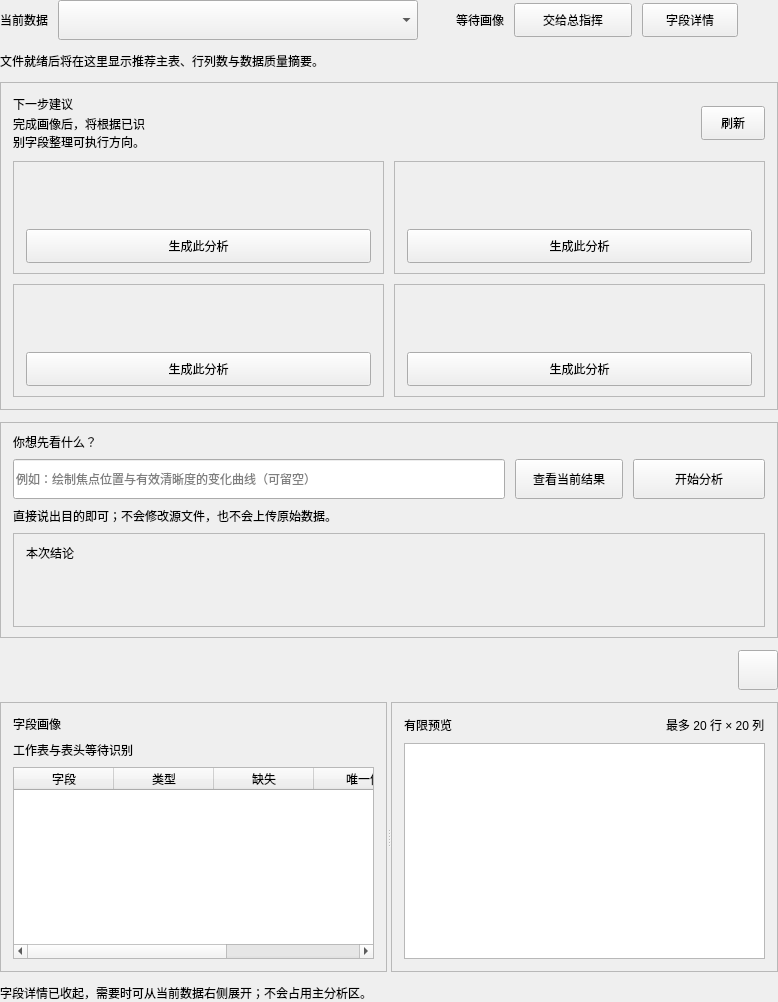
<widget class="QWidget" name="dataReadyState"><layout class="QVBoxLayout" name="dataReadyLayout">
<property name="spacing"><number>12</number></property>
<property name="leftMargin"><number>0</number></property>
<property name="topMargin"><number>0</number></property>
<property name="rightMargin"><number>0</number></property>
<property name="bottomMargin"><number>0</number></property>
<item><layout class="QHBoxLayout" name="dataDatasetSelectionLayout">
<property name="spacing"><number>10</number></property>
<item><widget class="QLabel" name="dataDatasetLabel"><property name="text"><string>当前数据</string></property></widget></item>
<item><widget class="QComboBox" name="dataDatasetCombo"><property name="minimumSize"><size><width>360</width><height>40</height></size></property><property name="toolTip"><string>选择已经导入到本机受控数据工作区的文件</string></property></widget></item>
<item><widget class="QWidget" name="dataActivityIndicatorHost"><property name="minimumSize"><size><width>18</width><height>18</height></size></property><property name="maximumSize"><size><width>18</width><height>18</height></size></property></widget></item><item><widget class="QLabel" name="dataProfileStatus"><property name="objectName"><string>badgeBlue</string></property><property name="text"><string>等待画像</string></property><property name="alignment"><set>Qt::AlignmentFlag::AlignCenter</set></property></widget></item>
<item><widget class="QPushButton" name="dataDelegateButton"><property name="objectName"><string>secondaryButton</string></property><property name="minimumSize"><size><width>118</width><height>34</height></size></property><property name="text"><string>交给总指挥</string></property><property name="toolTip"><string>带入当前已画像的数据文件与分析目标，由总指挥创建只读分析任务</string></property></widget></item>
<item><widget class="QToolButton" name="dataProfileToggleButton"><property name="objectName"><string>ghostButton</string></property><property name="minimumSize"><size><width>96</width><height>34</height></size></property><property name="maximumSize"><size><width>116</width><height>34</height></size></property><property name="checkable"><bool>true</bool></property><property name="text"><string>字段详情</string></property><property name="toolTip"><string>展开字段画像与有限行预览</string></property></widget></item>
<item><spacer name="dataDatasetSelectionFill"><property name="orientation"><enum>Qt::Orientation::Horizontal</enum></property><property name="sizeHint" stdset="0"><size><width>40</width><height>20</height></size></property></spacer></item>
</layout></item><item><widget class="QLabel" name="dataDatasetMeta"><property name="objectName"><string>subText</string></property><property name="text"><string>文件就绪后将在这里显示推荐主表、行列数与数据质量摘要。</string></property></widget></item>
<item><widget class="QFrame" name="dataRecommendationFrame"><property name="visible"><bool>false</bool></property><property name="frameShape"><enum>QFrame::Shape::StyledPanel</enum></property><layout class="QVBoxLayout" name="dataRecommendationLayout"><property name="spacing"><number>10</number></property><property name="leftMargin"><number>12</number></property><property name="topMargin"><number>12</number></property><property name="rightMargin"><number>12</number></property><property name="bottomMargin"><number>12</number></property><item><layout class="QHBoxLayout" name="dataRecommendationHeaderLayout"><item><layout class="QVBoxLayout" name="dataRecommendationTitleLayout"><property name="spacing"><number>2</number></property><property name="leftMargin"><number>0</number></property><property name="topMargin"><number>0</number></property><property name="rightMargin"><number>0</number></property><property name="bottomMargin"><number>0</number></property><item><widget class="QLabel" name="dataRecommendationTitle"><property name="objectName"><string>sectionTitle</string></property><property name="text"><string>下一步建议</string></property></widget></item><item><widget class="QLabel" name="dataRecommendationHint"><property name="objectName"><string>subText</string></property><property name="text"><string>完成画像后，将根据已识别字段整理可执行方向。</string></property><property name="wordWrap"><bool>true</bool></property></widget></item></layout></item><item><spacer name="dataRecommendationHeaderFill"><property name="orientation"><enum>Qt::Orientation::Horizontal</enum></property><property name="sizeHint" stdset="0"><size><width>40</width><height>20</height></size></property></spacer></item><item><widget class="QToolButton" name="dataRecommendationRefreshButton"><property name="objectName"><string>ghostButton</string></property><property name="minimumSize"><size><width>64</width><height>34</height></size></property><property name="maximumSize"><size><width>72</width><height>34</height></size></property><property name="text"><string>刷新</string></property><property name="toolTip"><string>按当前字段画像重新整理建议</string></property></widget></item></layout></item>
<item><layout class="QGridLayout" name="dataRecommendationGrid"><property name="horizontalSpacing"><number>10</number></property><property name="verticalSpacing"><number>10</number></property><property name="leftMargin"><number>0</number></property><property name="topMargin"><number>0</number></property><property name="rightMargin"><number>0</number></property><property name="bottomMargin"><number>0</number></property><item row="0" column="0"><widget class="QFrame" name="dataRecommendationCard1"><property name="frameShape"><enum>QFrame::Shape::StyledPanel</enum></property><layout class="QVBoxLayout" name="dataRecommendationCard1Layout"><property name="spacing"><number>5</number></property><property name="leftMargin"><number>12</number></property><property name="topMargin"><number>10</number></property><property name="rightMargin"><number>12</number></property><property name="bottomMargin"><number>10</number></property><item><widget class="QLabel" name="dataRecommendationTitle1"><property name="objectName"><string>sectionTitle</string></property><property name="wordWrap"><bool>true</bool></property></widget></item><item><widget class="QLabel" name="dataRecommendationDetail1"><property name="objectName"><string>subText</string></property><property name="wordWrap"><bool>true</bool></property></widget></item><item><widget class="QLabel" name="dataRecommendationSource1"><property name="objectName"><string>subText</string></property></widget></item><item><widget class="QPushButton" name="dataRecommendationUseButton1"><property name="objectName"><string>secondaryButton</string></property><property name="minimumSize"><size><width>0</width><height>34</height></size></property><property name="text"><string>生成此分析</string></property><property name="toolTip"><string>填入此建议并生成本地分析预览</string></property></widget></item></layout></widget></item>
<item row="0" column="1"><widget class="QFrame" name="dataRecommendationCard2"><property name="frameShape"><enum>QFrame::Shape::StyledPanel</enum></property><layout class="QVBoxLayout" name="dataRecommendationCard2Layout"><property name="spacing"><number>5</number></property><property name="leftMargin"><number>12</number></property><property name="topMargin"><number>10</number></property><property name="rightMargin"><number>12</number></property><property name="bottomMargin"><number>10</number></property><item><widget class="QLabel" name="dataRecommendationTitle2"><property name="objectName"><string>sectionTitle</string></property><property name="wordWrap"><bool>true</bool></property></widget></item><item><widget class="QLabel" name="dataRecommendationDetail2"><property name="objectName"><string>subText</string></property><property name="wordWrap"><bool>true</bool></property></widget></item><item><widget class="QLabel" name="dataRecommendationSource2"><property name="objectName"><string>subText</string></property></widget></item><item><widget class="QPushButton" name="dataRecommendationUseButton2"><property name="objectName"><string>secondaryButton</string></property><property name="minimumSize"><size><width>0</width><height>34</height></size></property><property name="text"><string>生成此分析</string></property><property name="toolTip"><string>填入此建议并生成本地分析预览</string></property></widget></item></layout></widget></item>
<item row="1" column="0"><widget class="QFrame" name="dataRecommendationCard3"><property name="frameShape"><enum>QFrame::Shape::StyledPanel</enum></property><layout class="QVBoxLayout" name="dataRecommendationCard3Layout"><property name="spacing"><number>5</number></property><property name="leftMargin"><number>12</number></property><property name="topMargin"><number>10</number></property><property name="rightMargin"><number>12</number></property><property name="bottomMargin"><number>10</number></property><item><widget class="QLabel" name="dataRecommendationTitle3"><property name="objectName"><string>sectionTitle</string></property><property name="wordWrap"><bool>true</bool></property></widget></item><item><widget class="QLabel" name="dataRecommendationDetail3"><property name="objectName"><string>subText</string></property><property name="wordWrap"><bool>true</bool></property></widget></item><item><widget class="QLabel" name="dataRecommendationSource3"><property name="objectName"><string>subText</string></property></widget></item><item><widget class="QPushButton" name="dataRecommendationUseButton3"><property name="objectName"><string>secondaryButton</string></property><property name="minimumSize"><size><width>0</width><height>34</height></size></property><property name="text"><string>生成此分析</string></property><property name="toolTip"><string>填入此建议并生成本地分析预览</string></property></widget></item></layout></widget></item>
<item row="1" column="1"><widget class="QFrame" name="dataRecommendationCard4"><property name="frameShape"><enum>QFrame::Shape::StyledPanel</enum></property><layout class="QVBoxLayout" name="dataRecommendationCard4Layout"><property name="spacing"><number>5</number></property><property name="leftMargin"><number>12</number></property><property name="topMargin"><number>10</number></property><property name="rightMargin"><number>12</number></property><property name="bottomMargin"><number>10</number></property><item><widget class="QLabel" name="dataRecommendationTitle4"><property name="objectName"><string>sectionTitle</string></property><property name="wordWrap"><bool>true</bool></property></widget></item><item><widget class="QLabel" name="dataRecommendationDetail4"><property name="objectName"><string>subText</string></property><property name="wordWrap"><bool>true</bool></property></widget></item><item><widget class="QLabel" name="dataRecommendationSource4"><property name="objectName"><string>subText</string></property></widget></item><item><widget class="QPushButton" name="dataRecommendationUseButton4"><property name="objectName"><string>secondaryButton</string></property><property name="minimumSize"><size><width>0</width><height>34</height></size></property><property name="text"><string>生成此分析</string></property><property name="toolTip"><string>填入此建议并生成本地分析预览</string></property></widget></item></layout></widget></item></layout></item></layout></widget></item>
<item><widget class="QFrame" name="dataAnalysisCommandFrame"><property name="frameShape"><enum>QFrame::Shape::StyledPanel</enum></property><layout class="QVBoxLayout" name="dataAnalysisCommandLayout"><property name="spacing"><number>8</number></property><property name="leftMargin"><number>12</number></property><property name="topMargin"><number>10</number></property><property name="rightMargin"><number>12</number></property><property name="bottomMargin"><number>10</number></property><item><widget class="QLabel" name="dataAnalysisTitle"><property name="objectName"><string>sectionTitle</string></property><property name="text"><string>你想先看什么？</string></property></widget></item><item><layout class="QHBoxLayout" name="dataAnalysisActionLayout"><property name="spacing"><number>10</number></property><property name="leftMargin"><number>0</number></property><property name="topMargin"><number>0</number></property><property name="rightMargin"><number>0</number></property><property name="bottomMargin"><number>0</number></property><item><widget class="QLineEdit" name="dataAnalysisGoalInput"><property name="minimumSize"><size><width>0</width><height>40</height></size></property><property name="maxLength"><number>1200</number></property><property name="placeholderText"><string>例如：绘制焦点位置与有效清晰度的变化曲线（可留空）</string></property><property name="toolTip"><string>只描述你关心的问题；系统只会使用已识别字段进行本地计算</string></property></widget></item><item><widget class="QPushButton" name="dataAnalysisDetailsButton"><property name="objectName"><string>secondaryButton</string></property><property name="minimumSize"><size><width>108</width><height>40</height></size></property><property name="text"><string>查看当前结果</string></property><property name="toolTip"><string>查看本次已验证的分析计划、汇总表和图表合同</string></property></widget></item><item><widget class="QPushButton" name="dataAnalyzeButton"><property name="objectName"><string>primaryButton</string></property><property name="minimumSize"><size><width>132</width><height>40</height></size></property><property name="text"><string>开始分析</string></property><property name="toolTip"><string>仅在本机受控数据副本上生成计划和聚合预览，不写出文件</string></property></widget></item></layout></item><item><widget class="QLabel" name="dataAnalysisHint"><property name="objectName"><string>subText</string></property><property name="text"><string>直接说出目的即可；不会修改源文件，也不会上传原始数据。</string></property><property name="wordWrap"><bool>true</bool></property></widget></item><item><widget class="QFrame" name="dataInsightFrame"><property name="visible"><bool>false</bool></property><property name="frameShape"><enum>QFrame::Shape::StyledPanel</enum></property><layout class="QVBoxLayout" name="dataInsightLayout"><property name="spacing"><number>4</number></property><property name="leftMargin"><number>12</number></property><property name="topMargin"><number>10</number></property><property name="rightMargin"><number>12</number></property><property name="bottomMargin"><number>10</number></property><item><widget class="QLabel" name="dataInsightCaption"><property name="objectName"><string>subText</string></property><property name="text"><string>本次结论</string></property></widget></item><item><widget class="QLabel" name="dataInsightHeadline"><property name="objectName"><string>sectionTitle</string></property><property name="wordWrap"><bool>true</bool></property></widget></item><item><widget class="QLabel" name="dataInsightConclusion"><property name="objectName"><string>subText</string></property><property name="wordWrap"><bool>true</bool></property></widget></item><item><widget class="QLabel" name="dataInsightEvidence"><property name="objectName"><string>subText</string></property><property name="wordWrap"><bool>true</bool></property></widget></item></layout></widget></item></layout></widget></item>
<item><widget class="QFrame" name="dataWorkbookHistoryStrip"><property name="visible"><bool>false</bool></property><property name="frameShape"><enum>QFrame::Shape::NoFrame</enum></property><layout class="QHBoxLayout" name="dataWorkbookHistoryLayout"><property name="leftMargin"><number>0</number></property><property name="topMargin"><number>0</number></property><property name="rightMargin"><number>0</number></property><property name="bottomMargin"><number>0</number></property><item><spacer name="dataWorkbookHistoryFill"><property name="orientation"><enum>Qt::Orientation::Horizontal</enum></property><property name="sizePolicy"><sizepolicy hsizetype="Expanding" vsizetype="Minimum"><horstretch>0</horstretch><verstretch>0</verstretch></sizepolicy></property><property name="sizeHint" stdset="0"><size><width>40</width><height>20</height></size></property></spacer></item><item><widget class="QToolButton" name="dataWorkbookHistoryButton"><property name="objectName"><string>ghostButton</string></property><property name="minimumSize"><size><width>40</width><height>40</height></size></property><property name="maximumSize"><size><width>40</width><height>40</height></size></property><property name="toolTip"><string>查看本次 Excel 导出任务与受控交付记录</string></property><property name="text"><string/></property></widget></item></layout></widget></item>
<item><widget class="QSplitter" name="dataProfileSplitter">
<property name="orientation"><enum>Qt::Orientation::Horizontal</enum></property>
<property name="childrenCollapsible"><bool>false</bool></property>
<widget class="QFrame" name="dataFieldsPanel"><property name="frameShape"><enum>QFrame::Shape::StyledPanel</enum></property><layout class="QVBoxLayout" name="dataFieldsLayout"><property name="spacing"><number>8</number></property><property name="leftMargin"><number>12</number></property><property name="topMargin"><number>12</number></property><property name="rightMargin"><number>12</number></property><property name="bottomMargin"><number>12</number></property><item><widget class="QLabel" name="dataFieldsTitle"><property name="objectName"><string>sectionTitle</string></property><property name="text"><string>字段画像</string></property></widget></item><item><widget class="QLabel" name="dataSheetSummary"><property name="objectName"><string>subText</string></property><property name="text"><string>工作表与表头等待识别</string></property><property name="wordWrap"><bool>true</bool></property></widget></item><item><widget class="QTableWidget" name="dataFieldTable"><property name="editTriggers"><set>QAbstractItemView::EditTrigger::NoEditTriggers</set></property><property name="selectionBehavior"><enum>QAbstractItemView::SelectionBehavior::SelectRows</enum></property><property name="alternatingRowColors"><bool>true</bool></property><property name="showGrid"><bool>false</bool></property><column><property name="text"><string>字段</string></property></column><column><property name="text"><string>类型</string></property></column><column><property name="text"><string>缺失</string></property></column><column><property name="text"><string>唯一值</string></property></column><column><property name="text"><string>范围</string></property></column></widget></item></layout></widget>
<widget class="QFrame" name="dataPreviewPanel"><property name="frameShape"><enum>QFrame::Shape::StyledPanel</enum></property><layout class="QVBoxLayout" name="dataPreviewLayout"><property name="spacing"><number>8</number></property><property name="leftMargin"><number>12</number></property><property name="topMargin"><number>12</number></property><property name="rightMargin"><number>12</number></property><property name="bottomMargin"><number>12</number></property><item><layout class="QHBoxLayout" name="dataPreviewHeaderLayout"><item><widget class="QLabel" name="dataPreviewTitle"><property name="objectName"><string>sectionTitle</string></property><property name="text"><string>有限预览</string></property></widget></item><item><spacer name="dataPreviewHeaderFill"><property name="orientation"><enum>Qt::Orientation::Horizontal</enum></property><property name="sizeHint" stdset="0"><size><width>40</width><height>20</height></size></property></spacer></item><item><widget class="QLabel" name="dataPreviewLimit"><property name="objectName"><string>subText</string></property><property name="text"><string>最多 20 行 × 20 列</string></property></widget></item></layout></item><item><widget class="QTableWidget" name="dataPreviewTable"><property name="editTriggers"><set>QAbstractItemView::EditTrigger::NoEditTriggers</set></property><property name="selectionMode"><enum>QAbstractItemView::SelectionMode::NoSelection</enum></property><property name="alternatingRowColors"><bool>true</bool></property><property name="showGrid"><bool>false</bool></property></widget></item></layout></widget>
</widget></item><item><widget class="QLabel" name="dataPreparationHint"><property name="objectName"><string>subText</string></property><property name="visible"><bool>false</bool></property><property name="text"><string>字段详情已收起，需要时可从当前数据右侧展开；不会占用主分析区。</string></property><property name="wordWrap"><bool>true</bool></property></widget></item>
</layout></widget>
